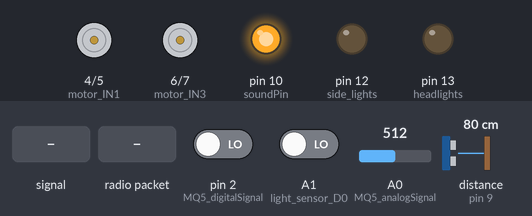
Simulated run of this sketch. Board: Arduino Uno, built with avr-gcc and run on an emulated ATmega328P. Parts: motor-driver pin pairs drawn as motors (green arrow = first pin HIGH = forward, orange = second pin HIGH = backward, longer = more drive), output pins drawn as LEDs (lit = HIGH). Wiring (inferred from the names in the program): ultrasonic range finder: trigger pin 8; echo pin 9. Dashed ring = blinking. Inputs (shaded band) come from the test bench; at power-on: distance to the obstacle (sensor on pin 9) 80 cm, A0 (MQ5_analogSignal) = 512, A1 (light_sensor_D0) LOW, pin 2 (MQ5_digitalSignal) LOW. The echo pulse lasts 58.3 µs per cm; no radio packets arrive unless stated; pins used as bus, display or sensor lines are not drawn.

Above: at 1.2 s.
1.3 s: A0 (MQ5_analogSignal) fed a 200 Hz sine of ±255 counts around its level
At 1.5 s:
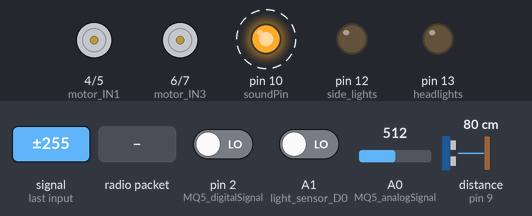
4.3 s: distance to the obstacle (sensor on pin 9) set to 4 cm
At 5.7 s:
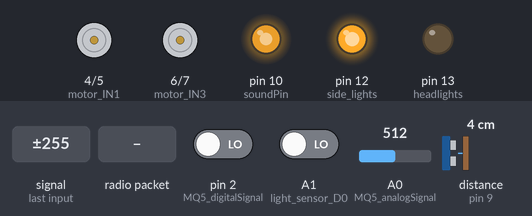
7.3 s: A0 (MQ5_analogSignal) set to 313
8.8 s: A0 (MQ5_analogSignal) set to 291
At 9.6 s:
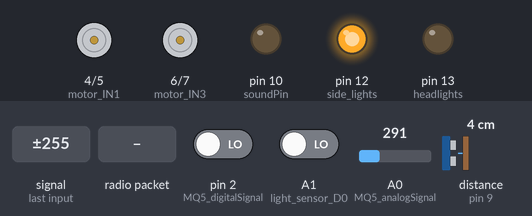
10.3 s: A1 (light_sensor_D0) driven HIGH
At 10.8 s:
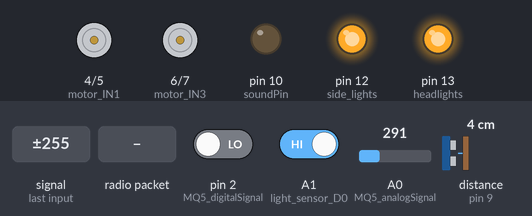
11.8 s: radio packet "1" arrives
At 13.1 s:
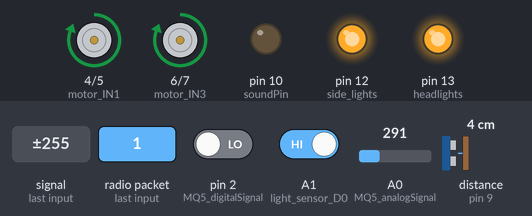
Timing chart, 0 to 14.3 s (numbered marks = the images above; inputs shaded):
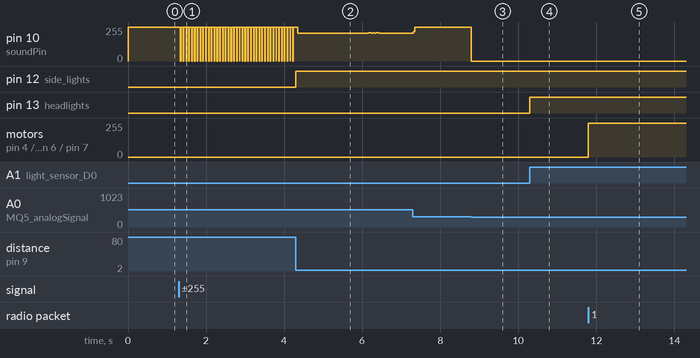

Measured:
- the behaviour switches between 300 and 299 on A0 (MQ5_analogSignal) (found by bisection; images 2 and 3)
- after the input at 1.3 s, pin 10 (soundPin): alternates 255/255 for 0.06 s and 0/255 for 0.02 s, starting at once
- after the input at 4.3 s, pin 12 (side_lights): LOW → HIGH at once
- after the input at 8.8 s, pin 10 (soundPin): 255/255 → 0/255 at once
- after the input at 10.3 s, pin 13 (headlights): LOW → HIGH at once
- after the input at 11.8 s, motor on pin 4 (motor_IN1) / pin 5 (motor_IN2), motor on pin 6 (motor_IN3) / pin 7 (motor_IN4): stopped → forward 255/255 at once

The sketch:

receiver.ino
```cpp
/*
  Скетч для приемника
  Подключите приемник к 11 контакту Arduino
*/

#include <VirtualWire.h>
#include <NewPing.h>

#define motor_IN1 4
#define motor_IN2 5
#define motor_IN3 6
#define motor_IN4 7

#define headlights 13
#define side_lights 12

#define light_sensor_D0 A1

#define trigPin  8
#define echoPin  9

#define MQ5_digitalSignal  2
#define MQ5_analogSignal  A0
#define soundPin  10

byte message[VW_MAX_MESSAGE_LEN]; // Массив входящих сообщений
byte messageLength = VW_MAX_MESSAGE_LEN; // Размер массива входящих сообщений

int stops;
boolean isGas; //переменная для хранения значения о присутствии газа
int gasValue = 0; //переменная для хранения количества газа

int PERMISSIBLE_GAS_VALUE = 300;
int MIN_DISTANCE_BEFORE_STOP = 12;

char BACK = '1';
char FORWARD = '2';
char LEFT = '3';
char RIGHT = '4';

void setup() {
  vw_setup(2000);
  vw_rx_start(); // Активировать процесс приемника.

  pinMode(motor_IN1, OUTPUT);
  pinMode(motor_IN2, OUTPUT);
  pinMode(motor_IN3, OUTPUT);
  pinMode(motor_IN4, OUTPUT);

  pinMode (light_sensor_D0, INPUT);
  pinMode(headlights, OUTPUT);

  pinMode(trigPin, OUTPUT);
  pinMode(echoPin, INPUT);
  pinMode(side_lights, OUTPUT);

  pinMode(MQ5_digitalSignal, INPUT);
  pinMode(soundPin, OUTPUT);
}

void loop() {
  checkIllumination();
  checkDistanceToObject();
  checkOfGas();

  if (vw_get_message(message, &messageLength)) {
    selectStateOfMotors(message[0]);
  }
}

void checkIllumination() {
  int xD0 = digitalRead (light_sensor_D0);

  if (xD0 == HIGH) {
    digitalWrite (headlights, HIGH);
  }
  else {
    digitalWrite (headlights, LOW);
  }
}

void checkDistanceToObject() {
  int duration, cm;
  digitalWrite(trigPin, LOW);
  delayMicroseconds(2);

  digitalWrite(trigPin, HIGH);
  delayMicroseconds(10);
  digitalWrite(trigPin, LOW);

  duration = pulseIn(echoPin, HIGH);

  cm = duration / 58; // вычисляем расстояние в сантиметрах

  if (cm < MIN_DISTANCE_BEFORE_STOP && cm > 0) {
    stops = 1;
    digitalWrite (side_lights, HIGH);

  } else {
    stops = 0;
    digitalWrite (side_lights, LOW);
  }
}

void checkOfGas() {
  isGas = digitalRead(MQ5_digitalSignal); //считываем значение о присутствии газа
  gasValue = analogRead(MQ5_analogSignal); // и о его количестве

  if (gasValue < PERMISSIBLE_GAS_VALUE) {
    turnOffSound();
  }
  else {
    turnOnSound();
  }
}

void turnOnSound() {
  digitalWrite(soundPin, 50); // включаем пьезодинамик
}

void turnOffSound() {
  digitalWrite(soundPin, 0); // отключаем пьезодинамик
}

void selectStateOfMotors(char state) {

  if (state == BACK) {
    mooveBack();

  } else if (state == FORWARD && stops == 0) {
    mooveForward();

  } else if (state == LEFT) {
    turnLeft();

  } else if (state == RIGHT) {
    turnRight();

  } else {
    stand();
  }
}

void mooveForward() {
  digitalWrite(motor_IN1, LOW);
  digitalWrite(motor_IN2, HIGH);
  digitalWrite(motor_IN3, LOW);
  digitalWrite(motor_IN4, HIGH);
}

void mooveBack() {
  digitalWrite(motor_IN1, HIGH);
  digitalWrite(motor_IN2, LOW);
  digitalWrite(motor_IN3, HIGH);
  digitalWrite(motor_IN4, LOW);
}

void turnLeft() {
  digitalWrite(motor_IN1, LOW);
  digitalWrite(motor_IN2, HIGH);

  digitalWrite(motor_IN3, HIGH);
  digitalWrite(motor_IN4, LOW);
}

void turnRight() {
  digitalWrite(motor_IN1, HIGH);
  digitalWrite(motor_IN2, LOW);

  digitalWrite(motor_IN3, LOW);
  digitalWrite(motor_IN4, HIGH);
}

void stand() {
  digitalWrite(motor_IN1, LOW);
  digitalWrite(motor_IN2, LOW);
  digitalWrite(motor_IN3, LOW);
  digitalWrite(motor_IN4, LOW);
}
```
